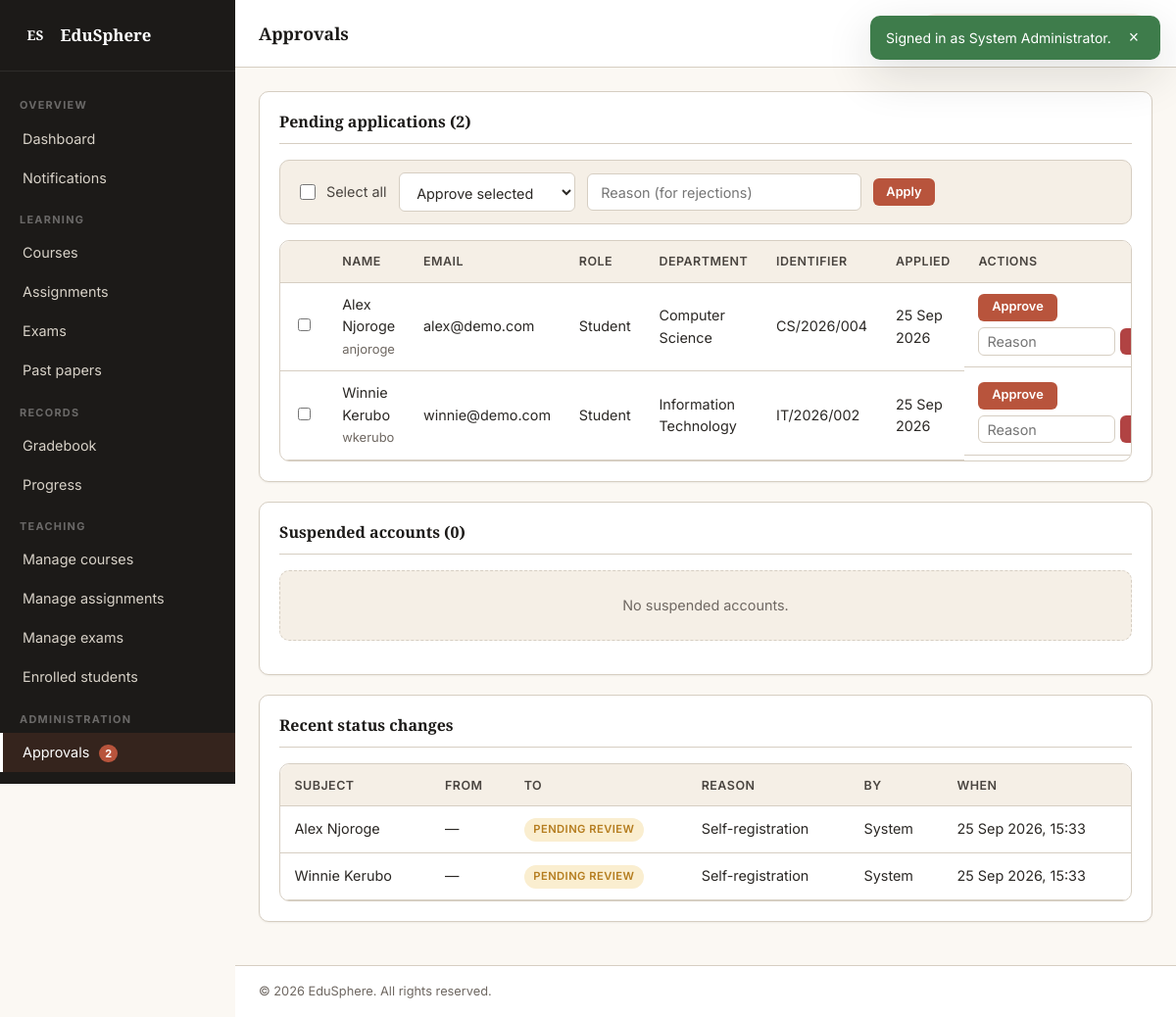
/pages/approvals.php (signed in), run on the app's committed database.
### tables this page shows
CREATE TABLE users (
    id INT AUTO_INCREMENT PRIMARY KEY,
    full_name VARCHAR(120) NOT NULL,
    username VARCHAR(60) UNIQUE NOT NULL,
    email VARCHAR(150) UNIQUE NOT NULL,
    password VARCHAR(255) NOT NULL,
    role ENUM('student','instructor','admin') NOT NULL DEFAULT 'student',
    department_id INT DEFAULT NULL,
    staff_id VARCHAR(40) DEFAULT NULL,
    admission_no VARCHAR(40) DEFAULT NULL,
    phone VARCHAR(30) DEFAULT NULL,
    avatar VARCHAR(255) DEFAULT NULL,
    bio TEXT DEFAULT NULL,
    status ENUM('pending','active','rejected','suspended') NOT NULL DEFAULT 'pending',
    rejection_reason VARCHAR(255) DEFAULT NULL,
    approved_by INT DEFAULT NULL,
    approved_at DATETIME DEFAULT NULL,
    last_login_at DATETIME DEFAULT NULL,
    created_at TIMESTAMP DEFAULT CURRENT_TIMESTAMP,
    FOREIGN KEY (department_id) REFERENCES departments(id) ON DELETE SET NULL,
    FOREIGN KEY (approved_by) REFERENCES users(id) ON DELETE SET NULL
);

CREATE TABLE departments (
    id INT AUTO_INCREMENT PRIMARY KEY,
    code VARCHAR(20) UNIQUE NOT NULL,
    name VARCHAR(150) NOT NULL,
    description TEXT,
    head_name VARCHAR(120) DEFAULT NULL,
    created_at TIMESTAMP DEFAULT CURRENT_TIMESTAMP
);

CREATE TABLE status_history (
    id INT AUTO_INCREMENT PRIMARY KEY,
    user_id INT NOT NULL,
    old_status VARCHAR(20) DEFAULT NULL,
    new_status VARCHAR(20) NOT NULL,
    reason VARCHAR(255) DEFAULT NULL,
    changed_by INT DEFAULT NULL,
    changed_at TIMESTAMP DEFAULT CURRENT_TIMESTAMP,
    FOREIGN KEY (user_id) REFERENCES users(id) ON DELETE CASCADE,
    FOREIGN KEY (changed_by) REFERENCES users(id) ON DELETE SET NULL
);

### includes/helpers.php (called while the page is built, shortened)
<?php
function e($v)   { return htmlspecialchars((string)$v, ENT_QUOTES, 'UTF-8'); }
function fmt_date($dt, $fmt = 'd M Y') {
    $t = strtotime($dt); return $t ? date($fmt, $t) : '—';
}
function fmt_datetime($dt) { return fmt_date($dt, 'd M Y, H:i'); }
function status_label($s) {
    return [
        'pending'   => 'Pending review',
        'active'    => 'Active',
        'rejected'  => 'Rejected',
        'suspended' => 'Suspended',
    ][$s] ?? ucfirst($s);
}

### pages/approvals.php (the view, shortened to what this page needs)
<?php
$conn = db();
$pending = $conn->query("
    SELECT u.*, d.name AS dept_name, d.code AS dept_code
    FROM users u LEFT JOIN departments d ON d.id = u.department_id
    WHERE u.status = 'pending'
    ORDER BY u.created_at ASC
")->fetch_all(MYSQLI_ASSOC);
$suspended = $conn->query("
    SELECT u.*, d.name AS dept_name, d.code AS dept_code
    FROM users u LEFT JOIN departments d ON d.id = u.department_id
    WHERE u.status = 'suspended'
    ORDER BY u.created_at DESC
")->fetch_all(MYSQLI_ASSOC);
$recentHistory = $conn->query("
    SELECT h.*, u.full_name AS subject_name, a.full_name AS actor_name
    FROM status_history h
    JOIN users u ON u.id = h.user_id
    LEFT JOIN users a ON a.id = h.changed_by
    ORDER BY h.changed_at DESC LIMIT 40
")->fetch_all(MYSQLI_ASSOC);
include __DIR__ . '/../includes/header.php';
?>
<section class="panel">
    <header class="panel__head">
        <h3>Pending applications (<?php echo count($pending); ?>)</h3>
    </header>
    <?php if (!$pending): ?>
        <p class="empty">No pending applications. Queue is clear.</p>
    <?php else: ?>
        <form method="post" id="bulkForm">
            <div class="bulk-bar">
                <label class="field--check">
                    <input type="checkbox" id="bulkSelectAll">
                    <span>Select all</span>
                </label>
                <select class="field__input" name="bulk_action" style="max-width:180px">
                    <option value="approve">Approve selected</option>
                </select>
                <input class="field__input" name="bulk_reason" placeholder="Reason (for rejections)" style="max-width:280px">
                <button class="btn btn--primary btn--sm" type="submit">Apply</button>
            </div>
            <div class="table-wrap">
                <table class="table">
                    <thead>
                        <tr>
                            <th style="width:32px"></th>
                            <th>Name</th>
                            <th>Email</th>
                            <th>Role</th>
                            <th>Department</th>
                            <th>Identifier</th>
                            <th>Applied</th>
                            <th>Actions</th>
                        </tr>
                    </thead>
                    <tbody>
                    <?php foreach ($pending as $p): ?>
                        <tr>
                            <td><input type="checkbox" name="ids[]" value="<?php echo (int)$p['id']; ?>" class="js-row-check"></td>
                            <td><?php echo e($p['full_name']); ?><br><span class="muted"><?php echo e($p['username']); ?></span></td>
                            <td><?php echo e($p['email']); ?></td>
                            <td><?php echo e(ucfirst($p['role'])); ?></td>
                            <td><?php echo e($p['dept_name'] ?: '—'); ?></td>
                            <td><?php echo e($p['admission_no'] ?: ($p['staff_id'] ?: '—')); ?></td>
                            <td><?php echo e(fmt_date($p['created_at'])); ?></td>
                            <td class="table__actions">
                                <form method="post" style="display:inline">
                                    <button class="btn btn--primary btn--sm" type="submit">Approve</button>
                                </form>
                                <form method="post" style="display:inline-flex;gap:0.3rem;align-items:center">
                                    <input class="field__input" name="reason" placeholder="Reason" style="width:140px;padding:0.3rem 0.5rem">
                                    <button class="btn btn--danger btn--sm" type="submit">Reject</button>
                                </form>
                            </td>
                        </tr>
                    <?php endforeach; ?>
                    </tbody>
                </table>
            </div>
        </form>
    <?php endif; ?>
</section>
<section class="panel">
    <header class="panel__head"><h3>Suspended accounts (<?php echo count($suspended); ?>)</h3></header>
    <?php if (!$suspended): ?>
        <p class="empty">No suspended accounts.</p>
    <?php endif; ?>
</section>
<section class="panel">
    <header class="panel__head"><h3>Recent status changes</h3></header>
    <?php if (!$recentHistory): ?>
        <p class="empty">No history yet.</p>
    <?php else: ?>
        <div class="table-wrap">
            <table class="table">
                <thead><tr><th>Subject</th><th>From</th><th>To</th><th>Reason</th><th>By</th><th>When</th></tr></thead>
                <tbody>
                <?php foreach ($recentHistory as $h): ?>
                    <tr>
                        <td><?php echo e($h['subject_name']); ?></td>
                        <td><?php echo e($h['old_status'] ? status_label($h['old_status']) : '—'); ?></td>
                        <td><span class="badge badge--status-<?php echo e($h['new_status']); ?>"><?php echo e(status_label($h['new_status'])); ?></span></td>
                        <td><?php echo e($h['reason'] ?: '—'); ?></td>
                        <td><?php echo e($h['actor_name'] ?: 'System'); ?></td>
                        <td><?php echo e(fmt_datetime($h['changed_at'])); ?></td>
                    </tr>
                <?php endforeach; ?>
                </tbody>
            </table>
        </div>
    <?php endif; ?>
</section>
<?php include __DIR__ . '/../includes/footer.php'; ?>

### assets/css/base.css (style rules this page uses)
:root { --ink-900: #1c1a18; --ink-700: #2b2825; --ink-500: #4a4540; --ink-400: #6f6862; --ink-300: #a1998f; --ink-200: #d6cec2; --paper-50: #fbf8f3; --paper-100: #f5efe6; --paper-200: #ebe3d5; --paper-300: #d8cbb8; --rust-500: #b8543c; --rust-600: #9c4228; --rust-100: #f6e0d8; --amber-500: #d99b34; --amber-600: #b57d1f; --amber-100: #faeed0; --sage-500: #6b8a63; --sage-600: #53704c; --sage-100: #e3ecdf; --danger-500: #b14343; --danger-100: #f7dede; --success-500: #3e7c4b; --success-100: #dcecdc; --radius-sm: 6px; --radius-md: 10px; --radius-lg: 16px; --shadow-1: 0 1px 2px rgba(28,26,24,0.06); --shadow-2: 0 4px 16px rgba(28,26,24,0.08); --shadow-3: 0 16px 48px rgba(28,26,24,0.14); --font-sans: 'Inter', system-ui, -apple-system, 'Segoe UI', Roboto, sans-serif; --font-display: 'Source Serif 4', Georgia, serif; }
*, *::before, *::after { box-sizing: border-box; }
html, body { margin: 0; padding: 0; }
body { font-family: var(--font-sans); font-size: 15px; line-height: 1.55; color: var(--ink-700); background: var(--paper-50); -webkit-font-smoothing: antialiased; min-height: 100vh; }
h1,h2,h3,h4,h5 { font-family: var(--font-display); font-weight: 700; color: var(--ink-900); line-height: 1.25; margin: 0 0 0.4em; }
h3 { font-size: 1.1rem; }
p { margin: 0 0 1em; }
.muted { color: var(--ink-400); font-size: 0.9em; }
.btn { display: inline-flex; align-items: center; justify-content: center; gap: 8px; padding: 0.6rem 1.15rem; font-family: inherit; font-size: 0.875rem; font-weight: 600; line-height: 1; border-radius: var(--radius-sm); border: 1px solid transparent; cursor: pointer; text-decoration: none; white-space: nowrap; transition: background 0.15s, color 0.15s, border-color 0.15s, transform 0.1s; }
.btn--primary { background: var(--rust-500); color: #fff; }
.btn--danger { background: var(--danger-500); color: #fff; }
.btn--sm { padding: 0.4rem 0.8rem; font-size: 0.8rem; }
.badge { display: inline-flex; align-items: center; padding: 0.2rem 0.6rem; font-size: 0.7rem; font-weight: 600; letter-spacing: 0.04em; text-transform: uppercase; border-radius: 999px; background: var(--paper-200); color: var(--ink-500); }
.empty { padding: 1.5rem; text-align: center; color: var(--ink-400); background: var(--paper-100); border-radius: var(--radius-md); border: 1px dashed var(--ink-200); font-size: 0.9rem; }
.field__input { width: 100%; padding: 0.6rem 0.85rem; font-family: inherit; font-size: 0.9rem; color: var(--ink-700); background: #fff; border: 1px solid var(--ink-200); border-radius: var(--radius-sm); transition: border-color 0.15s, box-shadow 0.15s; }
.field--check { display: flex; align-items: center; gap: 0.5rem; }
.field--check input[type="checkbox"] { width: 16px; height: 16px; }
.field--check span { font-size: 0.9rem; color: var(--ink-500); }
.table-wrap { overflow-x: auto; border: 1px solid var(--ink-200); border-radius: var(--radius-md); }
.table { width: 100%; border-collapse: collapse; font-size: 0.9rem; }
.table th, .table td { padding: 0.7rem 0.9rem; text-align: left; border-bottom: 1px solid var(--ink-200); }
.table th { background: var(--paper-100); font-weight: 600; color: var(--ink-500); font-size: 0.78rem; text-transform: uppercase; letter-spacing: 0.04em; }
.table__actions { display: flex; gap: 0.4rem; flex-wrap: wrap; }

### assets/css/layout.css (style rules this page uses)
.nav-badge { display: inline-block; margin-left: 6px; padding: 1px 6px; font-size: 0.68rem; font-weight: 700; background: var(--rust-500); color: #fff; border-radius: 999px; vertical-align: middle; }

### assets/css/components.css (style rules this page uses)
.panel { background: #fff; border: 1px solid var(--ink-200); border-radius: var(--radius-md); padding: 1.25rem; margin-bottom: 1.25rem; box-shadow: var(--shadow-1); }
.panel__head { display: flex; align-items: center; justify-content: space-between; margin-bottom: 1rem; padding-bottom: 0.75rem; border-bottom: 1px solid var(--ink-200); }
.panel__head h3 { margin: 0; font-size: 1rem; }

### assets/css/admin.css (style rules this page uses)
.panel .table th:first-child { border-top-left-radius: var(--radius-md); }
.panel .table th:last-child { border-top-right-radius: var(--radius-md); }
.badge--status-pending { background: var(--amber-100); color: var(--amber-600); }
.bulk-bar { display: flex; flex-wrap: wrap; gap: 0.75rem; align-items: center; padding: 0.75rem 1rem; background: var(--paper-100); border: 1px solid var(--ink-200); border-radius: var(--radius-md); margin-bottom: 1rem; }
.bulk-bar .field--check { margin: 0; }

### data on the page
users: full_name "Alex Njoroge", username "anjoroge", email "alex@demo.com", role "Student", department.name "Computer Science", admission_no "CS/2026/004", created_at "25 Sep 2026"
users: full_name "Winnie Kerubo", username "wkerubo", email "winnie@demo.com", role "Student", department.name "Information Technology", admission_no "IT/2026/002", created_at "25 Sep 2026"
status_history: user.full_name "Alex Njoroge", old_status "—", new_status "PENDING REVIEW", reason "Self-registration", actor_name "System", changed_at "25 Sep 2026, 15:33"
status_history: user.full_name "Winnie Kerubo", old_status "—", new_status "PENDING REVIEW", reason "Self-registration", actor_name "System", changed_at "25 Sep 2026, 15:33"

### other printed values
$flash['message'] "Signed in as System Administrator."
SITE_NAME "EduSphere"
$label "Dashboard Notifications Courses Assignments Exams Past papers Gradebook Progress Manage courses Manage assignments Manage exams Enrolled students Approvals"
$suffix "2"
$__pageTitle "Approvals"
count($pending) "2"
count($suspended) "0"
